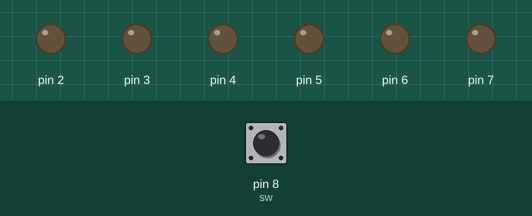
This sketch was run on a simulated Arduino Uno, built with avr-gcc and run on an emulated ATmega328P. On the bench: output pins drawn as LEDs (lit = HIGH). The inputs (shaded band) are chosen by the test bench; at power-on: pin 8 (sw) HIGH. Random numbers use the default seed unless the sketch sets one.

Above: at 1.2 s.
1.3 s: pin 8 (sw) pulled LOW for 0.15 s
At 1.45 s:
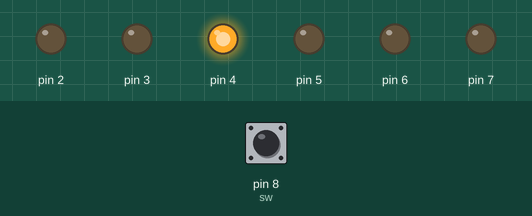
4.3 s: pin 8 (sw) pulled LOW for 3.2 s
At 4.8 s:
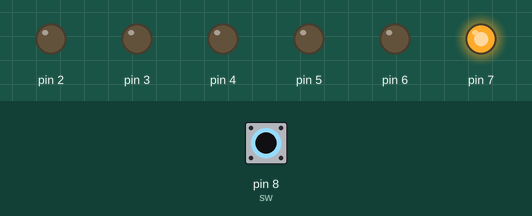
At 5.15 s:
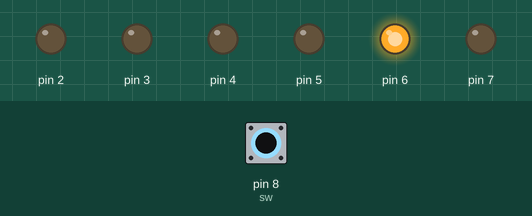
Timing chart, 0 to 9.0 s (numbered marks = the images above; inputs shaded):
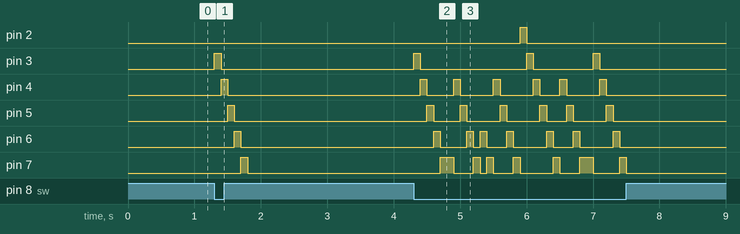

Measured:
- after the input at 1.3 s, pin 3: LOW → HIGH at once, → LOW 0.10 s later; pin 4: LOW → HIGH after 0.10 s, → LOW 0.10 s later; pin 5: LOW → HIGH after 0.20 s, → LOW 0.10 s later; pin 6: LOW → HIGH after 0.30 s, → LOW 0.10 s later; pin 7: LOW → HIGH after 0.40 s, → LOW 0.10 s later
- after the input at 4.3 s, pin 2: LOW → HIGH after 1.6 s, → LOW 0.10 s later; pin 3: goes HIGH 0.10 s, LOW 1.6 s, HIGH 0.10 s, LOW 0.90 s, HIGH 0.10 s, then LOW, starting at once

The sketch:

projecte_5_12_2020.ino
```cpp
int x,sw=8;

void setup() {
  Serial.begin(9600);
  for (int i = 2; i < 8; i++) {
    pinMode(i, OUTPUT);
  }
  pinMode(sw,INPUT_PULLUP);
}

void loop() {
  x=digitalRead(sw);

  if (x==1){}

  else if (x==0){
    ismail(x);
  }
}

void ismail (int x) {
  for (int x = random(2, 8); x < 8; x++) {
    digitalWrite(x, HIGH);
    delay(100);
    digitalWrite(x, LOW);
  }
}
```
